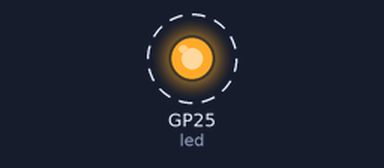
Bench run of a program on a simulated Raspberry Pi Pico running MicroPython. Shown: output pins drawn as LEDs (lit = HIGH). Dashed ring = blinking. What the program prints to the serial console is not drawn.

Above: at 0.5 s.
Timing chart, 0 to 4.6 s (numbered marks = the images above):
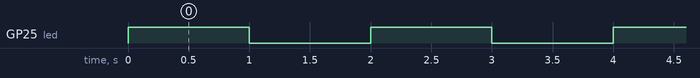

Measured:
- by itself, GP25 (led): alternates HIGH for 1.0 s and LOW for 1.0 s

The program:

p10-blinking_onboard_LED_with_print.py
```python
from machine import Pin
import time

led = Pin(25, Pin.OUT)

count = 0
blink_interval = 1

while True:
    print(count)   ## test output in REPL
    count += 1
    led.on()
    time.sleep(blink_interval)
    led.off()
    time.sleep(blink_interval)
```
